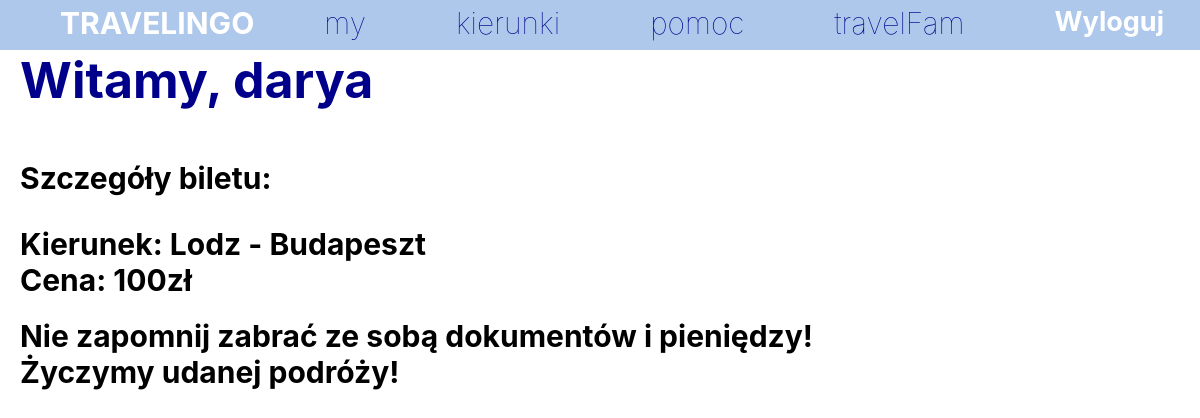
/witamy.php (signed in), run on the app's committed database.
### tables this page shows
CREATE TABLE `kierunki` (
  `id` int(11) NOT NULL,
  `punkt_od` varchar(255) NOT NULL,
  `punkt_do` varchar(255) NOT NULL,
  `cena` int(11) NOT NULL,
  `id_autobusa` int(11) NOT NULL,
  `czas` varchar(255) NOT NULL
);

### witamy.php (the view, shortened to what this page needs)
<?php
require_once "connect.php";
$conn = new mysqli($host, $db_user, $db_password, $db_name);
$sql = "SELECT * FROM `Uzytkownicy` WHERE `id` = {$_SESSION['id']} LIMIT 1";
$result = $conn->query($sql);
if ($result->num_rows > 0) {
    $uzytkownik = $result->fetch_assoc();
    $actualTicketId = $uzytkownik['id_akt_podrozy'];
    if($actualTicketId) {
        $sql = "SELECT * FROM `Kierunki` WHERE `id` = {$actualTicketId} LIMIT 1";
        $result = $conn->query($sql);
        if ($result->num_rows > 0) {
            $currentTrip = $result->fetch_assoc();
        }
    }
}
?>
<!DOCTYPE html>
<html lang="pl">
<head>
    <link rel="stylesheet" href="styleWitamy.css">
</head>
<body>
    <div id="upPart">
        <a href="index.php" class="up" id="logo">TRAVELINGO</a>
        <a href="my.php" class="up">my</a>
        <a href="kierunki.php" class="up">kierunki</a>
        <a href="pomoc.php" class="up">pomoc </a>
        <a href="travelFam.php" class="up">travelFam </a>
        <a href="#" class="up" id="konto" onclick="document.getElementById('wyloguj-form').submit()"><b>Wyloguj<b></a>
    </div>
    <div id="mainPart">
        <?php
        if (isset($_SESSION['username'])) {
            echo "<h1>Witamy, " . $_SESSION['username'] . "</h1><br>";
        }
        if (isset($currentTrip)) {
            echo "<h2>Szczegóły biletu:</h2>";
            echo "<p>Kierunek: {$currentTrip['punkt_od']} - {$currentTrip['punkt_do']}</p>";
            echo "<p>Cena: {$currentTrip['cena']}zł</p>";
            echo "<br>";
            echo "<p>Nie zapomnij zabrać ze sobą dokumentów i pieniędzy!</p>";
            echo "<p>Życzymy udanej podróży!</p>";
        } else {
            echo "<p>Jeszcze nie masz biletów. <a id='a' href='kierunki.php'>Wybierz</a> swój kierunek</p>";
        }
        ?>
    </div>
</body>
</html>

### styleWitamy.css (style rules this page uses)
* { margin: 0px; padding: 0px; font-family: -apple-system, BlinkMacSystemFont, "Segoe UI", Roboto, Helvetica, Arial, sans-serif, "Apple Color Emoji", "Segoe UI Emoji", "Segoe UI Symbol"; }
#upPart { display: flex; background-color: rgb(174, 200, 236); height: 50px; padding-left: 40px; }
.up { margin-right: 90px; text-decoration: none; margin-top: 5px; font-size: 30px; display: flex; color: darkblue; font-weight: 100; }
#konto { color: white; font-size: 27px; }
#logo { color: white; margin-left: 20px; margin-right: 70px; font-weight: 700; }
p { color: rgb(0, 0, 0); font-size: 30px; text-align: left; }
h1 { font-size: 65px; text-align: left; color: darkblue; }
h2 { text-align: left; font-size: 30px; margin: 30px 30px 30px 0px; }
#mainPart { width: 90%; margin-left: 80px; text-align: center; margin-bottom: 20px; color: black; }
@media only screen and (max-width: 1200px) { #mainPart { margin-left: 20px; width: 95%; } }
@media only screen and (max-width: 1200px) { h1 { font-size: 50px; } }

### data on the page
kierunki: punkt_od "Lodz", punkt_do "Budapeszt", cena "100"

### other printed values
$_SESSION['username'] "darya"
